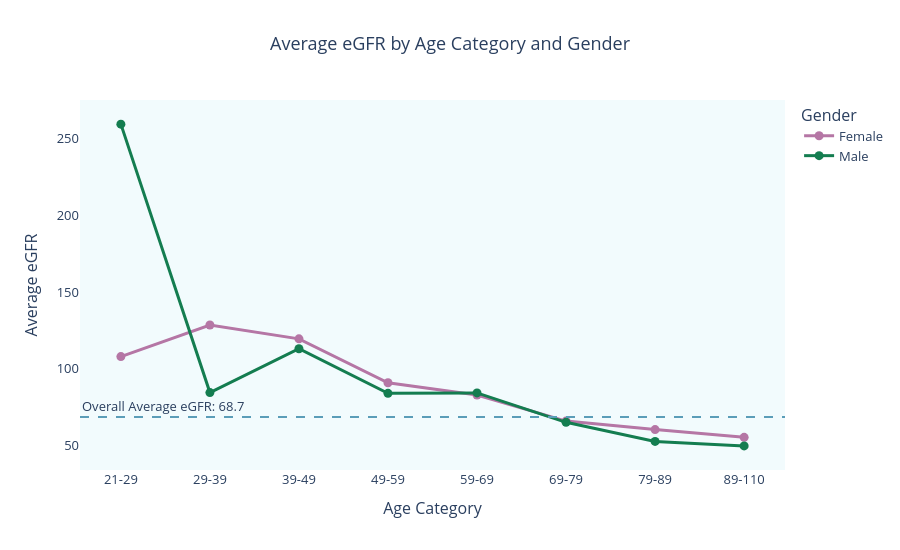

The notebook cell saved with this chart:
### Markdown cell above
### DA5: How do average eGFR levels differ across age groups and genders, and what demographic patterns emerge in renal function? 
**Analysis type:** Descriptive — Lab × age

**Reasoning**  

Comparing eGFR levels across age groups and genders helps us understand how kidney function measurements differ among patients. A line chart makes it easier to identify changes in average eGFR levels across age categories and compare patterns between males and females.

### Code cell
# Prepare data
tmp = patient[
    ["agecat", "gender", "glomerular_filtration_rate"]
].dropna()

# Calculate average eGFR by age category and gender
egfr_by_group = (
    tmp.groupby(["agecat", "gender"], observed=True)["glomerular_filtration_rate"]
       .agg(["mean", "count"])
       .reset_index()
)

# Create line chart
fig = px.line(
    egfr_by_group,
    x="agecat",
    y="mean",
    color="gender",
    markers=True,
    title="Average eGFR by Age Category and Gender",
    labels={
        "agecat": "Age Category",
        "mean": "Average eGFR",
        "gender": "Gender"
    },
    color_discrete_sequence=["#B576A5", "#147D50"],
    hover_data=["count"]
)

# Customize lines and markers
fig.update_traces(
    line=dict(width=3),
    marker=dict(size=9)
)

# Add overall average reference line
overall_avg = tmp["glomerular_filtration_rate"].mean()

fig.add_hline(
    y=overall_avg,
    line_dash="dash",
    line_color="#5B9DB8",
    annotation_text=f"Overall Average eGFR: {overall_avg:.1f}",
    annotation_position="top left"
)

# Customize chart appearance
fig.update_layout(
    height=550,
    plot_bgcolor="#F2FBFD",
    paper_bgcolor="white",
    title_x=0.5,
    xaxis_title="Age Category",
    yaxis_title="Average eGFR",
    legend_title="Gender",
    font=dict(size=13),
    xaxis=dict(showgrid=False),
    yaxis=dict(showgrid=False)
)

fig.show()

# Display summary table
display(
    egfr_by_group
    .rename(columns={
        "agecat": "Age Category",
        "gender": "Gender",
        "mean": "Average eGFR",
        "count": "Records"
    })
    .round(2)
)

### Figure 1 — Plotly figure (JSON) as saved in the notebook; plotly's stock layout.template omitted (floating-point values rounded to 4 significant figures)
{"data": [{"customdata": [[3], [5], [17], [49], [182], [403], [402], [64]], "hovertemplate": "Gender=Female<br>Age Category=%{x}<br>Average eGFR=%{y}<br>count=%{customdata[0]}<extra></extra>", "legendgroup": "Female", "line": {"color": "#B576A5", "dash": "solid", "width": 3}, "marker": {"size": 9, "symbol": "circle"}, "mode": "lines+markers", "name": "Female", "orientation": "v", "showlegend": true, "type": "scatter", "x": ["21-29", "29-39", "39-49", "49-59", "59-69", "69-79", "79-89", "89-110"], "xaxis": "x", "y": [108.1, 128.6, 119.6, 90.96, 82.98, 66.01, 60.47, 55.43], "yaxis": "y"}, {"customdata": [[1], [7], [37], [55], [172], [285], [228], [35]], "hovertemplate": "Gender=Male<br>Age Category=%{x}<br>Average eGFR=%{y}<br>count=%{customdata[0]}<extra></extra>", "legendgroup": "Male", "line": {"color": "#147D50", "dash": "solid", "width": 3}, "marker": {"size": 9, "symbol": "circle"}, "mode": "lines+markers", "name": "Male", "orientation": "v", "showlegend": true, "type": "scatter", "x": ["21-29", "29-39", "39-49", "49-59", "59-69", "69-79", "79-89", "89-110"], "xaxis": "x", "y": [259.5, 84.58, 113.1, 84.11, 84.37, 65.19, 52.78, 49.86], "yaxis": "y"}], "layout": {"annotations": [{"showarrow": false, "text": "Overall Average eGFR: 68.7", "x": 0, "xanchor": "left", "xref": "x domain", "y": 68.66, "yanchor": "bottom", "yref": "y"}], "font": {"size": 13}, "height": 550, "legend": {"title": {"text": "Gender"}, "tracegroupgap": 0}, "paper_bgcolor": "white", "plot_bgcolor": "#F2FBFD", "shapes": [{"line": {"color": "#5B9DB8", "dash": "dash"}, "type": "line", "x0": 0, "x1": 1, "xref": "x domain", "y0": 68.66, "y1": 68.66, "yref": "y"}], "title": {"text": "Average eGFR by Age Category and Gender", "x": 0.5}, "xaxis": {"anchor": "y", "domain": [0, 1], "showgrid": false, "title": {"text": "Age Category"}}, "yaxis": {"anchor": "x", "domain": [0, 1], "showgrid": false, "title": {"text": "Average eGFR"}}}}
